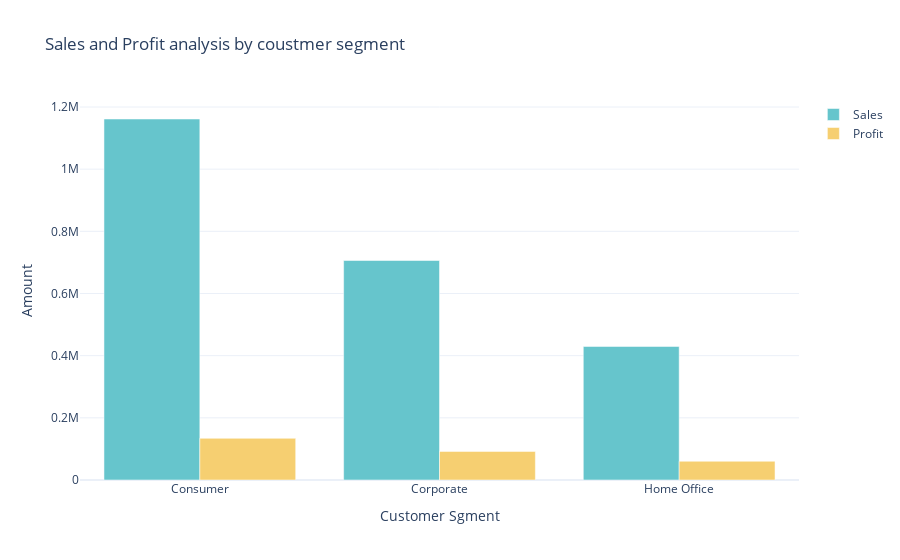

The code cell stored with this chart in its notebook:
### Code cell
color_pelette=colors.qualitative.Pastel
fig=go.Figure()
fig.add_traces(go.Bar(x=Sale_profit_by_segment['Segment'],y=Sale_profit_by_segment['Sales'],name='Sales',marker_color=color_pelette[0]))
fig.add_traces(go.Bar(x=Sale_profit_by_segment['Segment'],y=Sale_profit_by_segment['Profit'],name='Profit',marker_color=color_pelette[1]))
fig.update_layout(title='Sales and Profit analysis by coustmer segment',xaxis_title='Customer Sgment',yaxis_title='Amount'
                  )
fig.show()

### Figure 1 — Plotly figure (JSON) as saved in the notebook; plotly's stock layout.template omitted (floating-point values rounded to 4 significant figures)
{"data": [{"marker": {"color": "rgb(102, 197, 204)"}, "name": "Sales", "type": "bar", "x": ["Consumer", "Corporate", "Home Office"], "y": [1161000.0, 706100.0, 429700.0]}, {"marker": {"color": "rgb(246, 207, 113)"}, "name": "Profit", "type": "bar", "x": ["Consumer", "Corporate", "Home Office"], "y": [134100.0, 91980.0, 60300.0]}], "layout": {"title": {"text": "Sales and Profit analysis by coustmer segment"}, "xaxis": {"title": {"text": "Customer Sgment"}}, "yaxis": {"title": {"text": "Amount"}}}}
